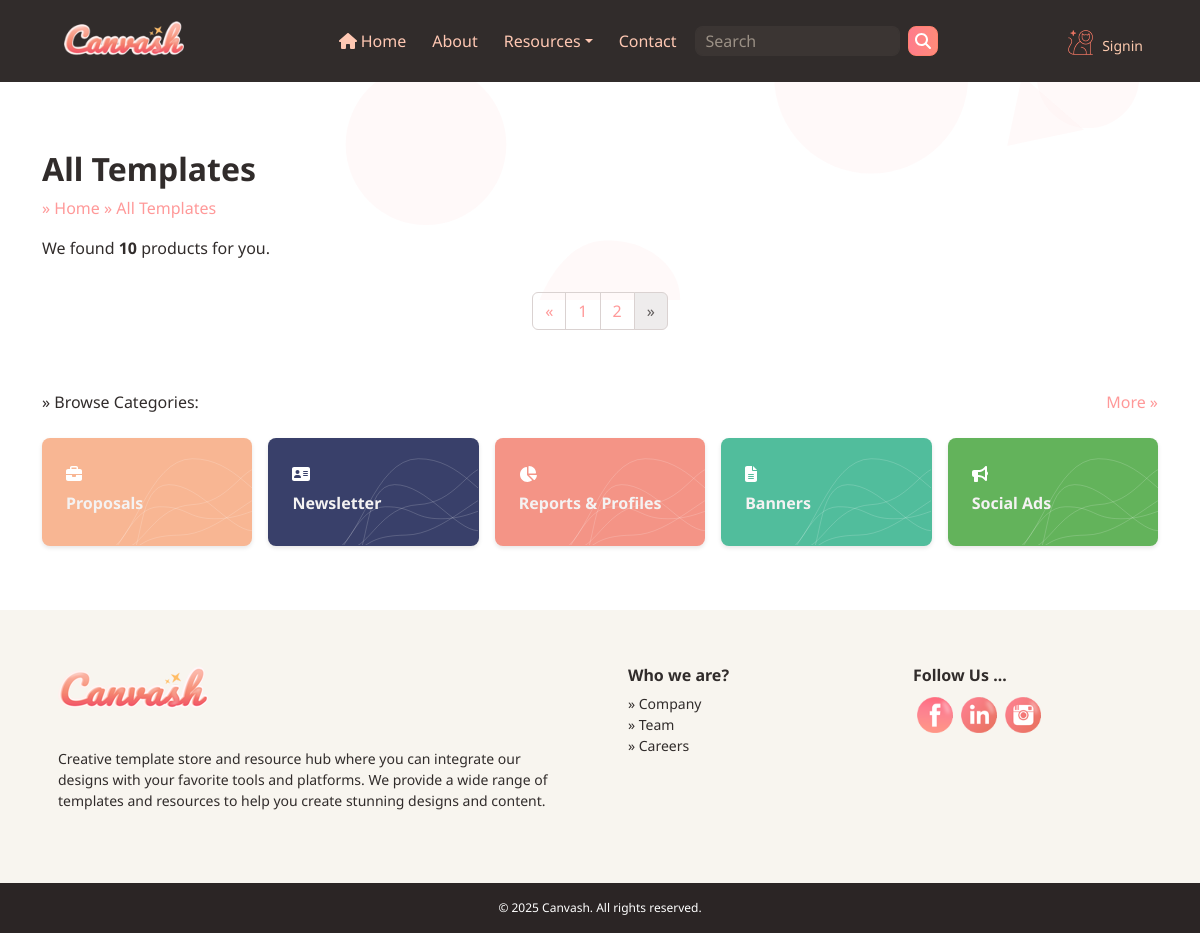
/products?page=3, run on an earlier commit of the app's database.
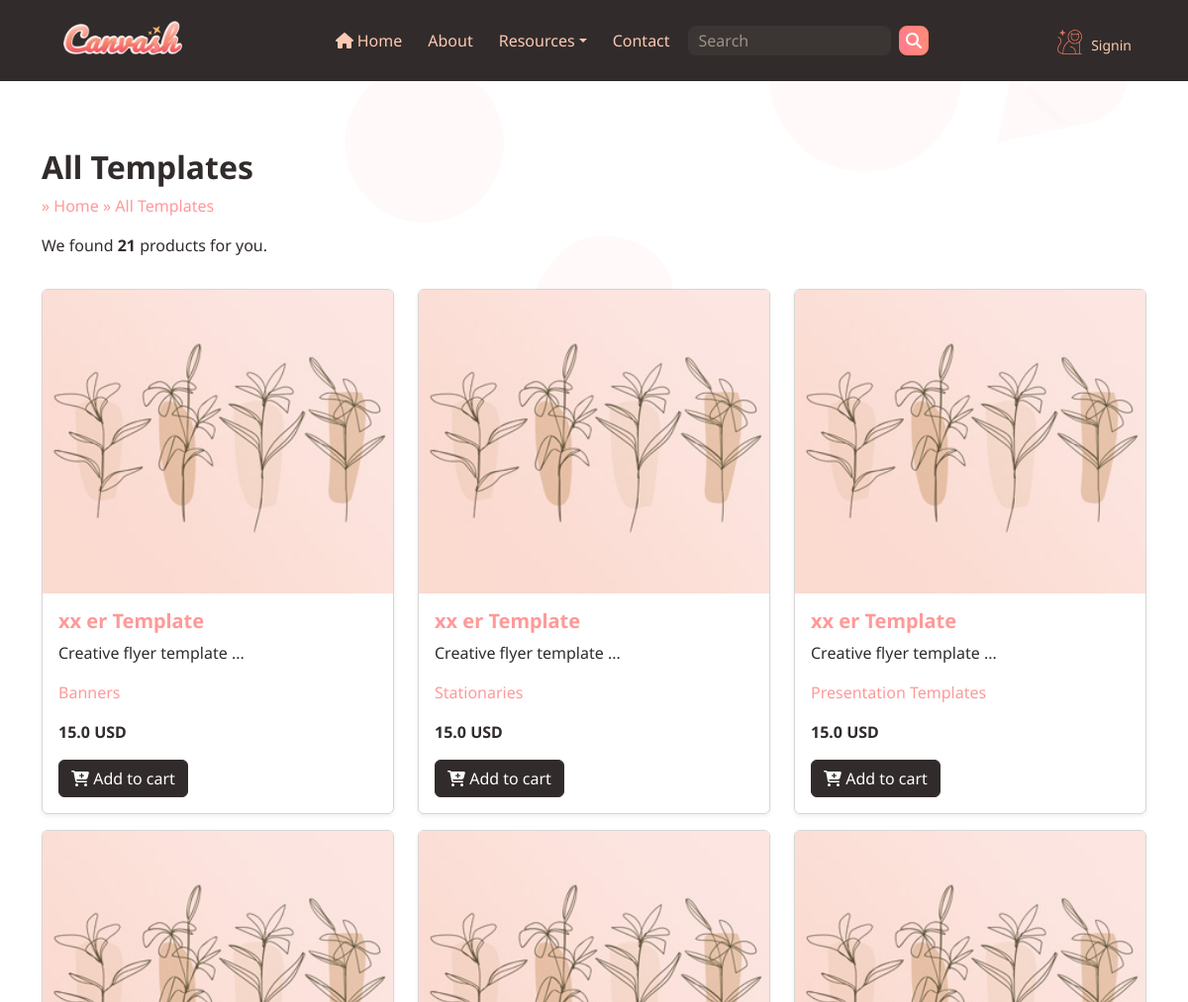
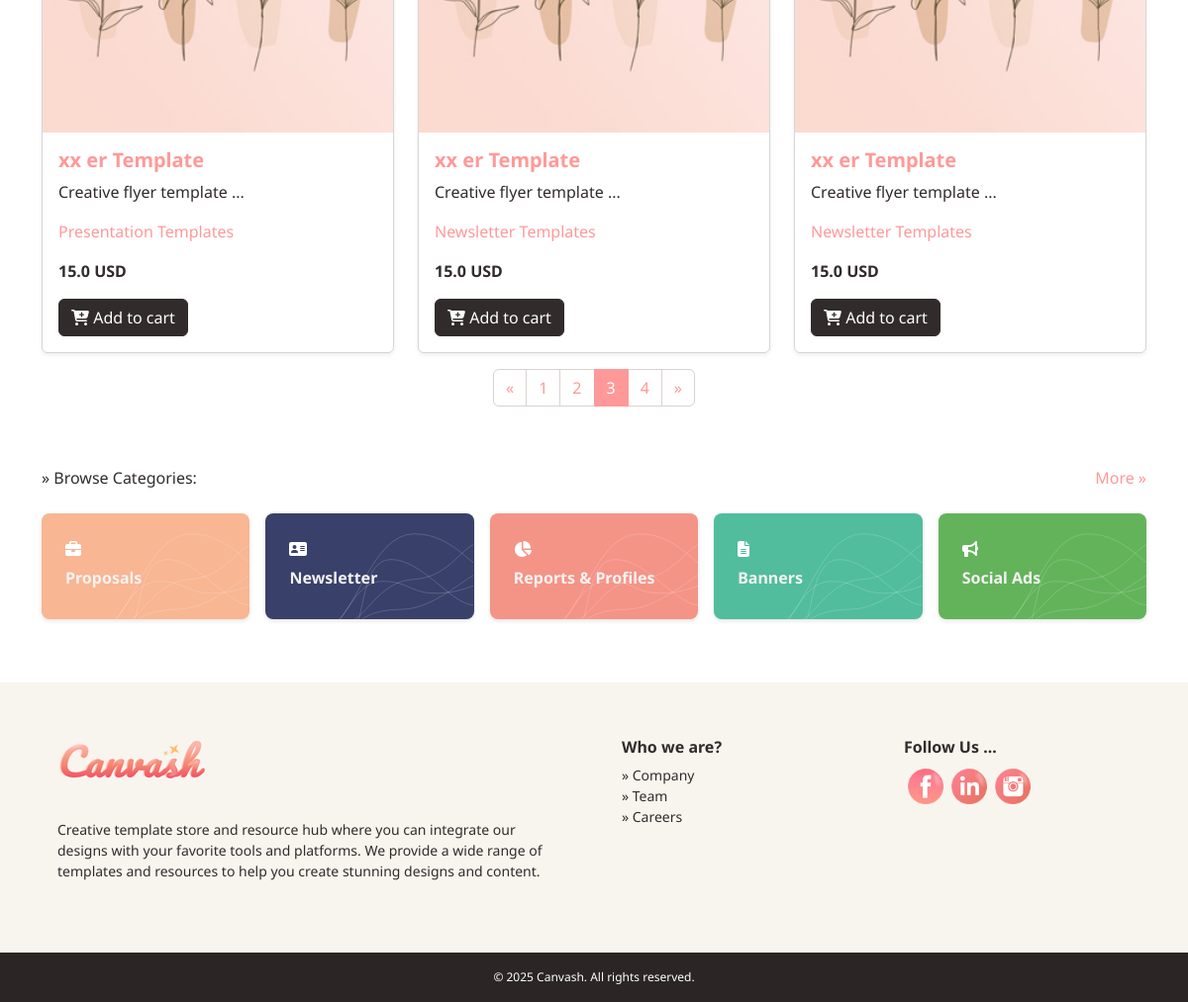
And on a later commit of the database (2 pictures, top to bottom).
### myapi/models/product.py (models this page shows, shortened)
class Product(db.Model):
    id = db.Column(db.Integer, primary_key=True)
    title = db.Column(db.String(100), nullable=False)
    description = db.Column(db.Text, nullable=True)
    price = db.Column(db.Float, nullable=False)
    image = db.Column(db.String(100), nullable=True)
    media = db.Column(db.Text, nullable=True)  # Store media as JSON string
    category_id = db.Column(db.Integer, db.ForeignKey('category.id'), nullable=False)
    designer_id = db.Column(db.Integer, db.ForeignKey('user.id'), nullable=True)
    meta = db.Column(db.Text, nullable=True)  # Store meta as JSON string
    created_at = db.Column(db.DateTime, default=datetime.utcnow)
    category = db.relationship('Category', backref=db.backref('products', lazy=True))
    designer = db.relationship('User', backref=db.backref('designed_products', lazy=True))

### myapi/models/category.py (models this page shows, shortened)
class Category(db.Model):
    id = db.Column(db.Integer, primary_key=True)
    name = db.Column(db.String(100), nullable=False)
    description = db.Column(db.Text, nullable=True)
    slug = db.Column(db.String(100), nullable=False)
    icon = db.Column(db.String(100), nullable=True)
    created_at = db.Column(db.DateTime, default=datetime.utcnow)

### myapi/routes/web/product.py (the view)
@web.route('/products', methods=['GET'])
def get_products():
    page = request.args.get('page', 1, type=int)
    per_page = 6
    products_pagination = Product.query.paginate(page=page, per_page=per_page, error_out=False)
    products = products_pagination.items
    return render_template('product/products.html', products=products,total=len(products), pagination=products_pagination)

### app.py (called while the page is built)
@web.context_processor
def inject_user():
    active_cart = current_user.active_cart() if current_user.is_authenticated else None
    cart_count = active_cart.cart_count() if active_cart else 0
    return {'current_user': current_user , 'cart_count': cart_count}

### myapi/templates/product/products.html
{% extends "layout/inner-base.html" %}
{% block content %}
<section>
    <div class="container" >
        <h2 class="text-dark fw-bold">All Templates</h2>
        <p class="text-primary">» <a href="/">Home</a> » All Templates</p>
        <p>We found <span class="fw-bold">{{ pagination.total }}</span> products for you.</p>
    <div class="row" id="products">
        {% for product in products %}
            <div class="col-lg-4">
                <div class="card mb-6 shadow-sm mt-3">
                    <a href="{{ url_for('web.get_product', id=product.id) }}"><img src="{{ url_for('web.static', filename='images/img.jpg') }}" class="card-img-top" alt="{{ product.title }}"></a>
                    <div class="card-body">
                        <h5 class="card-title">
                            <a href="{{ url_for('web.get_product', id=product.id) }}">{{ product.title }}</a>
                        </h5>
                        <p class="card-text">{{ product.description[:70] }} ...</p>
                        <p class="card-text text-secondary"><a href="{{ url_for('web.get_category_products', slug=product.category.slug) }}">{{ product.category.name }}</a></p>
                        <p class="card-text fw-bold">{{ product.price }} USD</p>
                        <a href="#" class="btn btn-dark text-light">
                            <i class="fa fa-cart-plus" aria-hidden="true"></i>
                            Add to cart</a>
                    </div>
                </div>
            </div>
        {% endfor %}
    </div>
    <nav aria-label="Page navigation example">
        <ul class="pagination justify-content-center mt-3">
            {% if pagination.has_prev %}
            <li class="page-item">
                <a class="page-link" href="{{ url_for('web.get_products', page=pagination.prev_num) }}" aria-label="Previous">
                    <span aria-hidden="true">&laquo;</span>
                </a>
            </li>
            {% else %}
            <li class="page-item disabled">
                <a class="page-link" href="#" aria-label="Previous">
                    <span aria-hidden="true">&laquo;</span>
                </a>
            </li>
            {% endif %}
            {% for page_num in pagination.iter_pages() %}
            {% if page_num %}
            {% if page_num == pagination.page %}
            <li class="page-item active"><a class="page-link" href="#">{{ page_num }}</a></li>
            {% else %}
            <li class="page-item"><a class="page-link" href="{{ url_for('web.get_products', page=page_num) }}">{{ page_num }}</a></li>
            {% endif %}
            {% else %}
            <li class="page-item disabled"><a class="page-link" href="#">...</a></li>
            {% endif %}
            {% endfor %}
            {% if pagination.has_next %}
            <li class="page-item">
                <a class="page-link" href="{{ url_for('web.get_products', page=pagination.next_num) }}" aria-label="Next">
                    <span aria-hidden="true">&raquo;</span>
                </a>
            </li>
            {% else %}
            <li class="page-item disabled">
                <a class="page-link" href="#" aria-label="Next">
                    <span aria-hidden="true">&raquo;</span>
                </a>
            </li>
            {% endif %}
        </ul>
    </nav>
    </div>
</section>
{% endblock %}

### myapi/templates/layout/inner-base.html
{% include 'layout/header2.html' %}
{% block content %}{% endblock %}
{% include 'layout/categories.html' %}
{% include 'layout/footer.html' %}

### myapi/templates/layout/header2.html (shortened to what this page needs)
<!DOCTYPE html>
<html lang="en">
<head>
    <link rel="stylesheet" href="{{ url_for('web.static', filename='css/styles.css') }}">
    <link rel="stylesheet" href="{{ url_for('web.static', filename='css/style.css') }}">
    <link rel="stylesheet" href="{{ url_for('web.static', filename='css/nav.css') }}">
</head>
<body>
    <nav class="navbar navbar-expand-md fixed-top bg-dark">
        <div class="container-fluid px-lg-5 px-0 d-flex flex-md-row flex-column align-items-center">
            <a class="navbar-brand order-1 my-2 m-0 mx-lg-3" href="/">
                <img src="{{ url_for('web.static', filename='images/logo-footer.png') }}" alt="Logo" height="40">
            </a>
            <div class="d-flex order-2 order-md-4 mt-2">
                <img src="{{ url_for('web.static', filename='images/icon1.png') }}" alt="icon" height="25">
                {% if current_user.is_authenticated %}
                <span class="text-light m-1 small">&nbsp;{{current_user.username}}</span>
                <a href="/user/cart" class="btn btn-sm btn-link mx-lg-0 ms-3 text-warning position-relative" data-bs-toggle="tooltip" data-bs-placement="bottom" title="Cart (3 items)">
                    <i class="fa fa-shopping-cart" aria-hidden="true"></i>
                    <span class="small position-absolute top-0 start-100 translate-middle badge rounded-pill bg-success">
                        {{ cart_count }}
                        <span class="visually-hidden">Cart Items</span>
                    </span>
                </a>
                <a href="/soon" class="btn btn-sm btn-link mx-lg-0 ms-3 text-warning">
                    <i class="fa fa-gear" aria-hidden="true"></i>
                </a>
                <a href="/user/logout" class="btn btn-sm btn-link mx-lg-0 ms-3 text-warning" data-bs-toggle="tooltip" data-bs-placement="bottom" title="logout">
                    <i class="fa fa-sign-out" aria-hidden="true"></i>
                    </a>
                {% else %}
                <a href="/user/login" class="btn btn-sm btn-link mx-lg-0 ms-3 text-warning">Signin</a>
                {% endif %}
            </div>
            <div class="collapse navbar-collapse order-3 order-md-2" id="navbarCollapse">
                <ul class="navbar-nav me-auto mb-2 mb-lg-0 mb-sd-2">
                    <li class="nav-item">
                        <a class="nav-link" href="/"><i class="fa fa-home" aria-hidden="true"></i> Home</a>
                    </li>
                    <li class="nav-item">
                        <a class="nav-link" href="/about">About</a>
                    </li>
                    <li class="nav-item dropdown">
                        <a class="nav-link dropdown-toggle" href="#" role="button" data-bs-toggle="dropdown">Resources</a>
                    </li>
                    <li class="nav-item">
                        <a class="nav-link" href="/contact">Contact</a>
                    </li>
                </ul>
                <form class="d-flex align-items-center me-auto mb-lg-0 mb-5" role="search">
                    <input class="form-control me-2 text-light" type="search" placeholder="Search" aria-label="Search">
                    <button class="btn btn-secondary btn-styled" type="submit">
                        <i class="fa fa-search" aria-hidden="true"></i>
                    </button>
                </form>
            </div>
        </div>
    </nav>

### myapi/templates/layout/categories.html
<section class="featured-categories container">
    <div class="row mb-2">
        <div class="col-6 ">
            <p class="mb-20">» Browse Categories:</p>
        </div>
        <div class="col-6 text-end">
            <a href="/soon">More »</a>
        </div>
    </div>
    <div class="row g-3">
        <div class="col-md">
            <div class="category-box category-box-1 p-0">
                <div class="category-box-svg p-4">
                <i class="fa-solid fa-briefcase"></i>
                <h5 class="mt-2"><a class="link-light" href="/category/proposals">Proposals</a></h5>
            </div>
            </div>
        </div>
        <div class="col-md">
            <div class="category-box category-box-2 p-0">
                <div class="category-box-svg p-4">
                    <i class="fa-solid fa-address-card"></i>
                    <h5 class="mt-2"><a class="link-light" href="/category/newsletter">Newsletter</a></h5>
                </div>
            </div>
        </div>
        <div class="col-md">
            <div class="category-box category-box-3 p-0">
                <div class="category-box-svg p-4">
                    <i class="fa-solid fa fa-pie-chart"></i>
                    <h5 class="mt-2"><a class="link-light" href="/category/stationaries">Reports & Profiles</a></h5>
                </div>
            </div>
        </div>
        <div class="col-md">
            <div class="category-box category-box-4 p-0">
                <div class="category-box-svg p-4">
                    <i class="fa-solid fa fa-file-text"></i>
                    <h5 class="mt-2"><a class="link-light" href="/category/banners">Banners</a></h5>
                </div>
            </div>
        </div>
        <div class="col-md">
            <div class="category-box category-box-5 p-0">
                <div class="category-box-svg p-4">
                    <i class="fa-solid fa-bullhorn"></i>
                    <h5 class="mt-2"><a class="link-light" href="/category/ads">Social Ads</a></h5>
                </div>
            </div>
        </div>
    </div>
</section>

### myapi/templates/layout/footer.html (shortened to what this page needs)
<section class="footer-background mt-6">
    <footer class="footer-menu container">
        <div class="row">
            <div class="col-12 col-md-6">
                <div calss="m-6">
                <img src="{{ url_for('web.static', filename='images/logo-footer.png') }}" alt="Logo" height="50" class="m-3">
                <p class="p-3">Creative template store and resource hub where you can integrate our designs with your favorite tools and platforms. We provide a wide range of templates and resources to help you create stunning designs and content.</p>
            </div>
        </div>
            <div class="col-12 col-md-6">
                <div class="row">
                    <div class="col-12 col-md-6">
                        <div class="m-3">
                        <h6>Who we are?</h6>
                        <ul class="list-unstyled text-dark">
                            <li><a class="text-dark" href="#">» Company</a></li>
                            <li><a class="text-dark" href="#">» Team</a></li>
                            <li><a class="text-dark" href="#">» Careers</a></li>
                        </ul>
                    </div>
                </div>
                    <div class="col-12 col-md-6">
                        <div class="m-3">
                        <h6>Follow Us ...</h6>
                        <ul class="list-unstyled d-flex justify-content-start flex-wrap">
                            <li class="m-1"><a href="#"><img src="{{ url_for('web.static', filename='images/f.png') }}" alt="facebook" height="36" width="36"></a></li>
                            <li class="m-1"><a href="#"><img src="{{ url_for('web.static', filename='images/l.png') }}" alt="linkedin" height="36" width="36"></a></li>
                            <li class="m-1"><a href="#"><img src="{{ url_for('web.static', filename='images/s.png') }}" alt="instagram" height="36" width="36"></a></li>
                        </ul>
                    </div>
                </div>
                </div>
            </div>
        </div>
    </footer>
</section>
<div class="footer-copyright text-center py-3">
    <span>&copy; 2025 Canvash. All rights reserved.</span>
</div>
</body>
</html>

### static/css/style.css (style rules this page uses)
:root { --bs-badge-font-size: 0.55em; --bs-badge-font-weight: 500; }
body { background-color: #f5f5f5; background: linear-gradient(to right, #fffdf6, #fff ); background-image: url("/static/images/bg3.svg"); background-repeat: no-repeat; padding-top: 150px; font-family: 'Noto sans', sans-serif; }
a, a:focus, a:hover { text-decoration: none; outline: none; }
.nav-item { margin-right: 10px; }
.btn.btn-styled { padding:2px 6px !important; background: linear-gradient(to right, #ff7c8b, #ff8b7a); color: #fff !important; text-align: center; border-radius: 8px; font-weight: bold; transition: background 0.3s ease; }
section.featured-categories { margin-top: 60px; }
.featured-categories .category-box { background-color: #f8f9fa; border-radius: 8px; text-align: left; box-shadow: 0 2px 4px rgba(20, 0, 0, 0.1); transition: background 0.3s ease; }
.featured-categories .category-box-svg { background-image: url("/static/images/bg5.svg"); background-size: 90% 90%; background-position: right bottom; background-repeat: no-repeat; position: relative; transition: transform 0.5s ease; }
.featured-categories .category-box h5 { font-size: 16px; font-weight: bold; }
.featured-categories .category-box.category-box-1 { color: #fff; background-color: #f8b693; }
.featured-categories .category-box.category-box-2 { color: #fff; background-color:#39406a; }
.featured-categories .category-box.category-box-3 { color: #fff; background-color:#f49486; }
.featured-categories .category-box.category-box-4 { color: #fff; background-color: #51BD9C; }
.featured-categories .category-box.category-box-5 { color: #fff; background-color: #63b35b; }
.footer-background { background-color: #f8f5ef; margin-top: 4rem; padding: 40px 0; }
.footer-menu { font-size: 14px; }
.footer-menu h6 { font-weight: bold; }
.footer-copyright { height: 50px; background-color: #2b2525; color: #fff; font-size: 12px; }
.navbar input.text-light::placeholder { color:#faebd7 !important; opacity: 0.5; }

### static/css/nav.css (style rules this page uses)
@media (min-width: 768px) { .container-fluid { flex-wrap: nowrap; } }
@media (min-width: 768px) { .order-2, .order-3 { flex: 0 0 auto; } }
.nav-item a, .nav-item a:link { color: #ffc8b3 !important; }
.navbar .form-control { width: 100%; height: 30px; border-radius: 8px; border: 1px solid hsla(34, 78%, 91%, 0.05); background-color: hsla(34, 78%, 91%, 0.05); padding-left: 10px; margin-right: 10px; box-shadow: none !important; outline: none !important; color:#faebd7 !important; }

What changed in the data, as far as the page shows it:
added Product: title "xx er Template", description "Creative flyer template", category.name "Banners", price "15.0"
added Product: title "xx er Template", description "Creative flyer template", category.name "Stationaries", price "15.0"
added Product: title "xx er Template", description "Creative flyer template", category.name "Presentation Templates", price "15.0"
added Product: title "xx er Template", description "Creative flyer template", category.name "Presentation Templates", price "15.0"
added Product: title "xx er Template", description "Creative flyer template", category.name "Newsletter Templates", price "15.0"
added Product: title "xx er Template", description "Creative flyer template", category.name "Newsletter Templates", price "15.0"
Also different on the page:
{{ pagination.total }}: "10" → "21"
new list line: "3"
new list line: "4"
